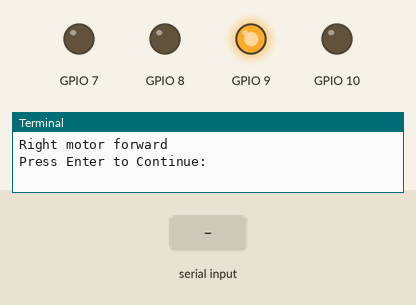
Simulated run of this program. Board: Raspberry Pi (BCM pin numbers). Parts: output pins drawn as LEDs (lit = HIGH), the last lines printed to the terminal. Inputs (shaded band) come from the test bench. At 2.8 s the program stops and its outputs stay as they are.

Above: at 1.2 s.
1.3 s: "1" typed at the terminal, then Enter
At 2.5 s:
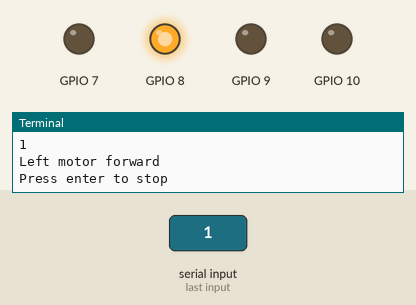
2.8 s: "0" typed at the terminal, then Enter
At 3.7 s:
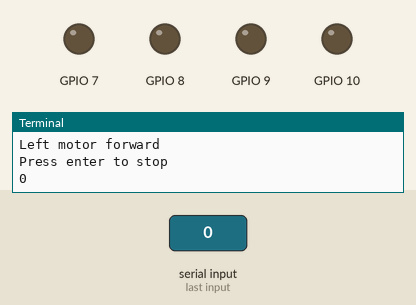
Timing chart, 0 to 4.3 s (numbered marks = the images above; inputs shaded):
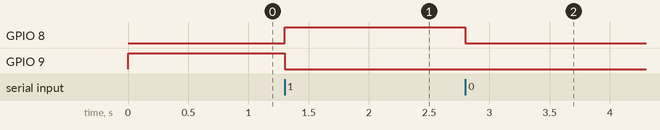

Measured:
- after the input at 1.3 s, GPIO 8: LOW → HIGH at once; GPIO 9: HIGH → LOW at once
- after the input at 2.8 s, GPIO 8: HIGH → LOW at once

The program:

motor_test.py
```python
# CamJam Edukit 3  - Robotics
# Worksheet 3 - Motor Test Code


import RPi.GPIO as GPIO
import time

#set GPIO modes
GPIO.setmode(GPIO.BCM)
GPIO.setwarnings(False)


# Set the GPIO Pin Mode
GPIO.setup(7, GPIO.OUT)
GPIO.setup(8, GPIO.OUT)
GPIO.setup(9, GPIO.OUT)
GPIO.setup(10, GPIO.OUT)

# Turn off all motors
GPIO.output(7, 0)
GPIO.output(8, 0)
GPIO.output(9, 0)
GPIO.output(10, 0)

print('Right motor forward')
# Turn the right motor forwards
GPIO.output(9, 1)
GPIO.output(10, 0)

input("Press Enter to Continue:")

GPIO.output(9,0)

print('Left motor forward')
# Turn the left motor forward
GPIO.output(7, 0)
GPIO.output(8, 1)

input('Press enter to stop')
GPIO.output(8, 0)

# Wait for 1 second


GPIO.cleanup()
```
